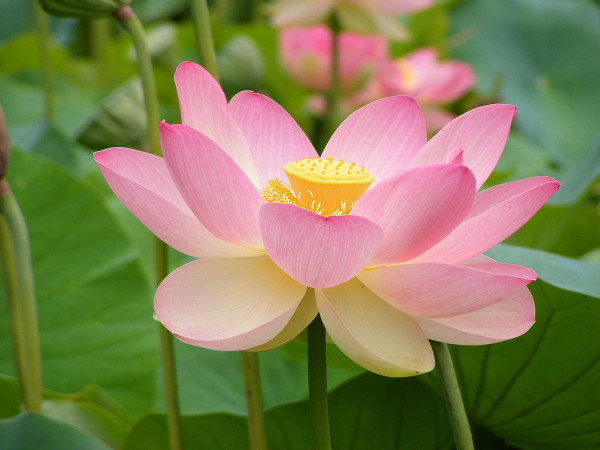
#> input picture basics/pillow_cv2_tutorial/images/imagen_1.jpg, 1200 x 900 px (shown at 1/2 size)
$ jupyter execute pillow.ipynb
#> lines starting #> are read from the running program, lines starting #| are printed output that depends on the picture
[cell 1]
from PIL import Image, ImageChops, ImageFilter

[cell 2]
im1 = Image.open('images/imagen_1.jpg')
#> im1 is the input picture: PIL image 1200x900 RGB; mean R, G, B 130, 127.1, 84.5
print(f'size of the image in pixels: {im1.size} | colour mode: {im1.mode}' )
#| size of the image in pixels: (1200, 900) | colour mode: RGB
im1

[cell 3]
resize_factor = .5
ancho, alto = im1.size
#> ancho = 1200; alto = 900
print(im1.size)
#| (1200, 900)
imagen_redimensionada = im1.resize((int(ancho//(1/resize_factor)), int(alto//(1/resize_factor))))
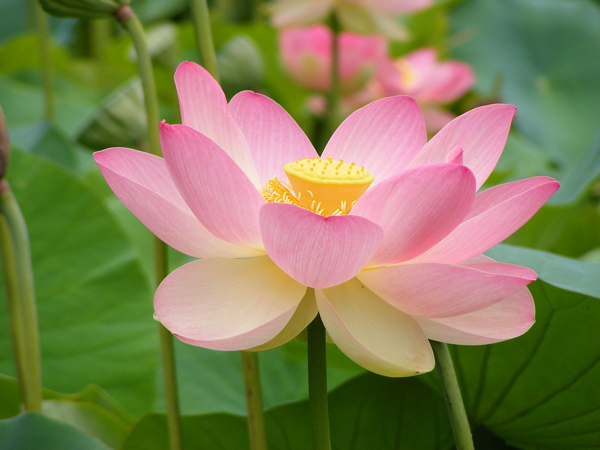
#> imagen_redimensionada: PIL image 600x450 RGB; mean R, G, B 130, 127.1, 84.5
print(imagen_redimensionada.size)
#| (600, 450)
imagen_redimensionada

[cell 4]
img1_copia = im1.copy()
max_size = (300, 300)
print(im1.size)
#| (1200, 900)
img1_copia.thumbnail(max_size)
print(img1_copia.size)
#| (300, 225)
img1_copia

[cell 5]
img1_copia.rotate(90)
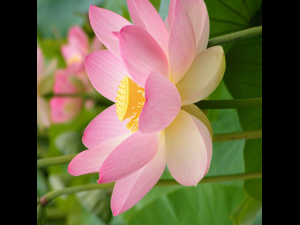
#> Out: PIL image 300x225 RGB; mean R, G, B 110.9, 99.2, 72

[cell 6]
img1_copia.convert('L')
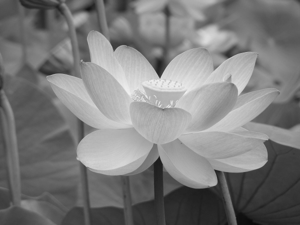
#> Out: PIL image 300x225 L; min 9, max 240, mean 123.2

[cell 7]
img1_copia.filter(ImageFilter.GaussianBlur(10))
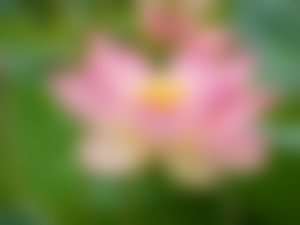
#> Out: PIL image 300x225 RGB; mean R, G, B 130.2, 127.1, 84.6

[cell 8]
img1_copia.filter(ImageFilter.FIND_EDGES())
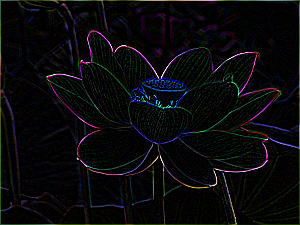
#> Out: PIL image 300x225 RGB; mean R, G, B 9.6, 9.6, 11.5

$ run again, with basics/pillow_cv2_tutorial/images/imagen_2.jpg copied over basics/pillow_cv2_tutorial/images/imagen_1.jpg
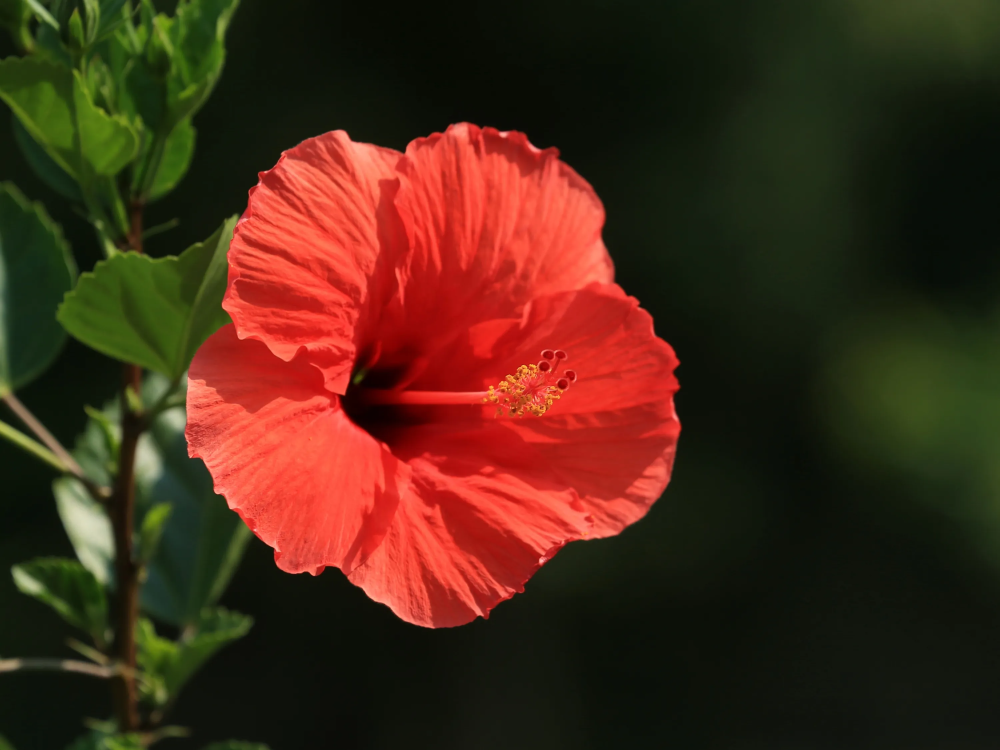
#> input picture basics/pillow_cv2_tutorial/images/imagen_2.jpg, 3000 x 2250 px (shown at 1/3 size)
#> im1 is the input picture: PIL image 3000x2250 RGB; mean R, G, B 71.8, 40.8, 23.1
#| size of the image in pixels: (3000, 2250) | colour mode: RGB
#| (3000, 2250)
#| (1500, 1125)
#| (3000, 2250)
#| (300, 225)
#> `img1_copia.filter(ImageFilter.GaussianBlur(10))`:
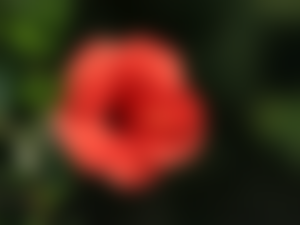
#> Out: PIL image 300x225 RGB; mean R, G, B 71.9, 40.9, 23.2
#> `img1_copia.filter(ImageFilter.FIND_EDGES())`:
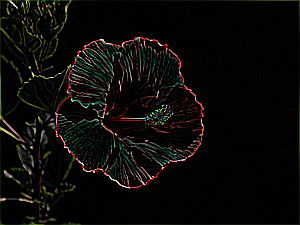
#> Out: PIL image 300x225 RGB; mean R, G, B 11.4, 10.2, 7.7
